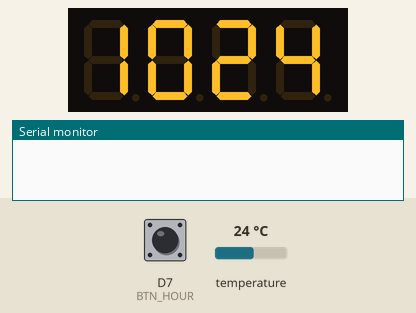
Recording of a sketch running on a simulated ESP8266 (NodeMCU). Parts: 4-digit seven-segment display, the last lines printed to the serial monitor. The inputs (shaded band) are chosen by the test bench; at power-on: D7 (BTN_HOUR) HIGH, temperature 24 °C. The local clock reads 2024-03-15 10:24:30 at power-on unless the sketch sets it.

Above: at 1.6 s.
1.7 s: D7 (BTN_HOUR) pulled LOW for 0.15 s
At 2.8 s:
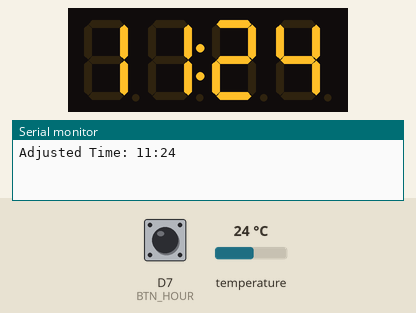
3.3 s: D7 (BTN_HOUR) pulled LOW for 1 s
At 4.6 s:
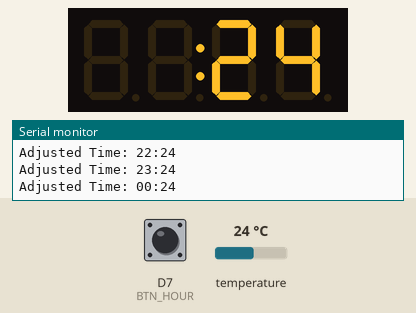
5.8 s: D7 (BTN_HOUR) pulled LOW for 0.15 s
At 6.9 s:
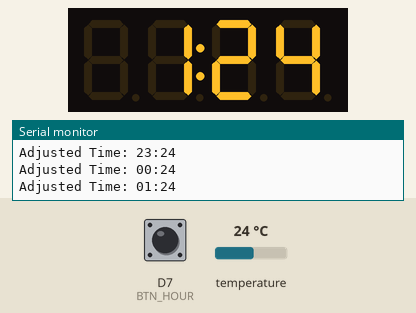
7.4 s: temperature set to 12 °C
At 20.9 s:
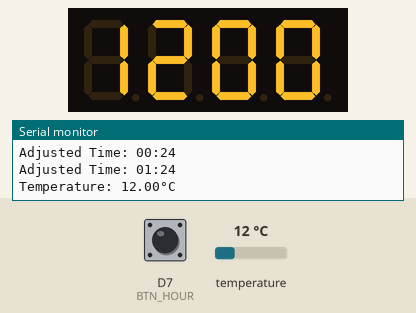
Timing chart, 0 to 22.4 s (numbered marks = the images above; inputs shaded):
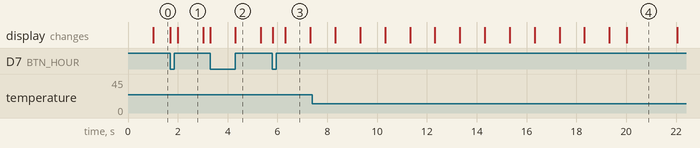

Measured:
- after the input at 1.7 s, the display: first changes at once (image 1 shows a later state)
- after the input at 3.3 s, the display: first changes at once (image 2 shows a later state)
- after the input at 5.8 s, the display: first changes at once (image 3 shows a later state)

The sketch:

hour_update.ino
```cpp
#include <Wire.h>
#include <RTClib.h>
#include <TM1637Display.h>

// Define RTC and 7-segment display
RTC_DS3231 rtc;
#define CLK D4  // GPIO12
#define DIO D3  // GPIO14
TM1637Display display(CLK, DIO);

bool colonState = true;
unsigned long previousMillis = 0;
const long interval = 20000;
const long displayDuration = 2000;
bool showTemperature = false;

// Button pin
#define BTN_HOUR D7 // GPIO0

// Button handling variables
const long debounceDelay = 50;   // Debounce time (50ms)
const long holdTime = 700;       // Time before rapid increase (0.7s)
const long repeatRate = 500;     // Auto-increment every 500ms if held
unsigned long lastPressTime = 0;

// Colon blinking interval
unsigned long lastBlinkTime = 0;
const long blinkInterval = 1000; // Blink every 1 second

void setup() {
    Serial.begin(115200);
    Wire.begin(D2, D1);

    pinMode(BTN_HOUR, INPUT_PULLUP);  // Set as input with pull-up

    if (!rtc.begin()) {
        Serial.println("Couldn't find RTC");
        while (1);
    }

    if (rtc.lostPower()) {
        Serial.println("RTC lost power, setting time...");
        rtc.adjust(DateTime(F(__DATE__), F(__TIME__))); // Set to compile time
    }

    display.setBrightness(7);
}

void loop() {
    unsigned long currentMillis = millis();

    handleButtonPress();  // Call function to handle button logic

    if (currentMillis - previousMillis >= interval) {
        previousMillis = currentMillis;
        showTemperature = true;
    }

    if (showTemperature) {
        float tempC = rtc.getTemperature();
        int tempDisplay = (int)tempC * 100;
        display.showNumberDec(tempDisplay, false);
        Serial.printf("Temperature: %.2f°C\n", tempC);

        delay(displayDuration);
        showTemperature = false;
    }

    if (currentMillis - lastBlinkTime >= blinkInterval) {
        lastBlinkTime = currentMillis;
        colonState = !colonState;  // Toggle colon every 1 second
        updateDisplay();  // Update only the colon
    }
}

void handleButtonPress() {
    if (digitalRead(BTN_HOUR) == LOW) {
        if (millis() - lastPressTime > debounceDelay) {
            adjustTime();  // First increment immediately
            lastPressTime = millis();
        }

        // Keep incrementing at a slower rate when holding the button
        while (digitalRead(BTN_HOUR) == LOW) {
            if (millis() - lastPressTime > holdTime) {
                adjustTime();
                lastPressTime = millis() + repeatRate;  // Slower auto-increment (500ms)
            }
        }
    }
}

void adjustTime() {
    DateTime now = rtc.now();
    int hour = now.hour();

    hour = (hour + 1) % 24;  // Increment hour, wrap at 24

    rtc.adjust(DateTime(now.year(), now.month(), now.day(), hour, now.minute(), now.second()));
    Serial.printf("Adjusted Time: %02d:%02d\n", hour, now.minute());

    updateDisplay();  // Update display immediately after changing time
}

void updateDisplay() {
    DateTime now = rtc.now();
    int hour = now.hour();
    int minute = now.minute();

    int displayTime = (hour * 100) + minute;

    // Only toggle the colon without clearing the display
    display.showNumberDecEx(displayTime, colonState ? 0b01000000 : 0b00000000, false);
}
```
